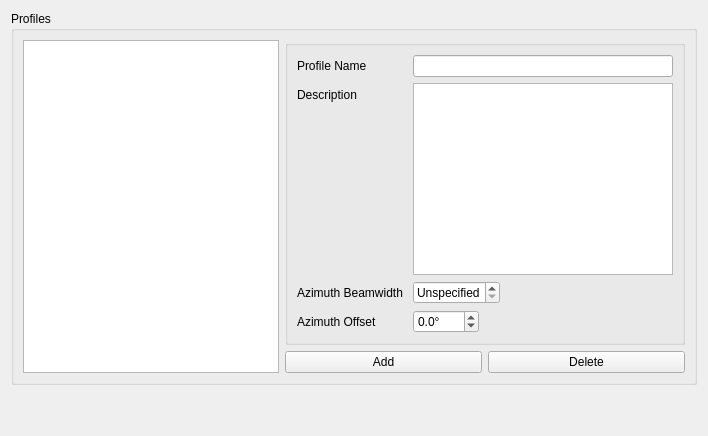
         <widget class="QWidget" name="antennasTab">
          <attribute name="title">
           <string>Antennas</string>
          </attribute>
          <layout class="QVBoxLayout" name="verticalLayout_10">
           <item>
            <widget class="QGroupBox" name="antennasProfileGroup">
             <property name="title">
              <string>Profiles</string>
             </property>
             <layout class="QGridLayout" name="gridLayout_7" rowstretch="0,0" columnstretch="0,0,0,0,0,0">
              <item row="0" column="4" colspan="2">
               <widget class="QGroupBox" name="antProfileGroup">
                <property name="minimumSize">
                 <size>
                  <width>400</width>
                  <height>0</height>
                 </size>
                </property>
                <property name="title">
                 <string/>
                </property>
                <layout class="QFormLayout" name="formLayout_17">
                 <item row="0" column="0">
                  <widget class="QLabel" name="antProfileNameLabel">
                   <property name="text">
                    <string>Profile Name</string>
                   </property>
                  </widget>
                 </item>
                 <item row="0" column="1">
                  <widget class="QLineEdit" name="antProfileNameEdit">
                   <property name="maxLength">
                    <number>25</number>
                   </property>
                  </widget>
                 </item>
                 <item row="1" column="0">
                  <widget class="QLabel" name="antDescLabel">
                   <property name="text">
                    <string>Description</string>
                   </property>
                  </widget>
                 </item>
                 <item row="1" column="1">
                  <widget class="QTextEdit" name="antDescEdit">
                   <property name="acceptRichText">
                    <bool>false</bool>
                   </property>
                  </widget>
                 </item>
                 <item row="2" column="0">
                  <widget class="QLabel" name="antAzBeamWidthLabel">
                   <property name="text">
                    <string>Azimuth Beamwidth </string>
                   </property>
                  </widget>
                 </item>
                 <item row="3" column="0">
                  <widget class="QLabel" name="antAzOffsetLabel">
                   <property name="text">
                    <string>Azimuth Offset</string>
                   </property>
                  </widget>
                 </item>
                 <item row="2" column="1">
                  <widget class="QDoubleSpinBox" name="antAzBeamWidthSpinBox">
                   <property name="sizePolicy">
                    <sizepolicy hsizetype="Maximum" vsizetype="Fixed">
                     <horstretch>0</horstretch>
                     <verstretch>0</verstretch>
                    </sizepolicy>
                   </property>
                   <property name="toolTip">
                    <string>Valid range value is 0° - 100° (0° Unspecified)</string>
                   </property>
                   <property name="specialValueText">
                    <string>Unspecified</string>
                   </property>
                   <property name="suffix">
                    <string>°</string>
                   </property>
                   <property name="decimals">
                    <number>1</number>
                   </property>
                   <property name="maximum">
                    <double>100.000000000000000</double>
                   </property>
                  </widget>
                 </item>
                 <item row="3" column="1">
                  <widget class="QDoubleSpinBox" name="antAzOffsetSpinBox">
                   <property name="sizePolicy">
                    <sizepolicy hsizetype="Maximum" vsizetype="Fixed">
                     <horstretch>0</horstretch>
                     <verstretch>0</verstretch>
                    </sizepolicy>
                   </property>
                   <property name="suffix">
                    <string>°</string>
                   </property>
                   <property name="decimals">
                    <number>1</number>
                   </property>
                   <property name="minimum">
                    <double>-180.000000000000000</double>
                   </property>
                   <property name="maximum">
                    <double>180.000000000000000</double>
                   </property>
                  </widget>
                 </item>
                </layout>
               </widget>
              </item>
              <item row="1" column="4">
               <widget class="QPushButton" name="antAddProfileButton">
                <property name="text">
                 <string>Add</string>
                </property>
               </widget>
              </item>
              <item row="1" column="5">
               <widget class="QPushButton" name="antDelProfileButton">
                <property name="text">
                 <string>Delete</string>
                </property>
               </widget>
              </item>
              <item row="0" column="0" rowspan="2" colspan="4">
               <widget class="QListView" name="antProfilesListView">
                <property name="focusPolicy">
                 <enum>Qt::NoFocus</enum>
                </property>
                <property name="contextMenuPolicy">
                 <enum>Qt::NoContextMenu</enum>
                </property>
                <property name="toolTip">
                 <string>List of all available Antennas</string>
                </property>
                <property name="editTriggers">
                 <set>QAbstractItemView::NoEditTriggers</set>
                </property>
               </widget>
              </item>
             </layout>
            </widget>
           </item>
           <item>
            <spacer name="verticalSpacer_6">
             <property name="orientation">
              <enum>Qt::Vertical</enum>
             </property>
             <property name="sizeHint" stdset="0">
              <size>
               <width>20</width>
               <height>40</height>
              </size>
             </property>
            </spacer>
           </item>
          </layout>
         </widget>
